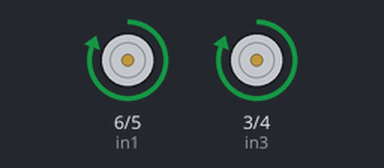
Recording of a sketch running on a simulated Arduino Uno, built with avr-gcc and run on an emulated ATmega328P. On the bench: motor-driver pin pairs drawn as motors (green arrow = first pin HIGH = forward, orange = second pin HIGH = backward, longer = more drive, scaled by the enable pin).

Above: at 3.0 s.
At 5.5 s:
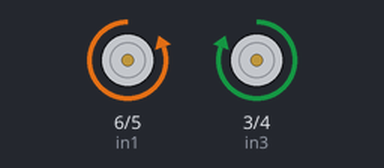
At 6.5 s:
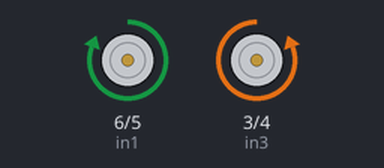
At 8.5 s:
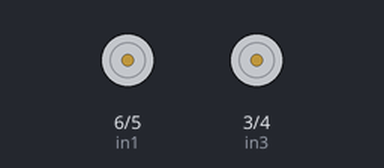
Timing chart, 0 to 11.4 s (numbered marks = the images above):
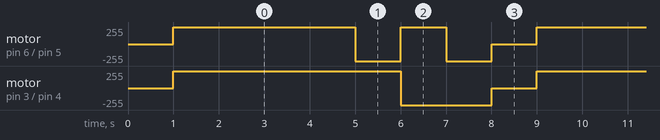

The sketch:

movment.ino
```cpp
// Motor right connections
int enA = 7;
int in1 = 6;
int in2 = 5;
// Motor left connections
int enB = 2;
int in3 = 3;
int in4 = 4;

void setup() {
  // Set all the motor control pins to outputs
  pinMode(enA, OUTPUT);
  pinMode(enB, OUTPUT);
  pinMode(in1, OUTPUT);
  pinMode(in2, OUTPUT);
  pinMode(in3, OUTPUT);
  pinMode(in4, OUTPUT);

  analogWrite(enA, 255);
  analogWrite(enB, 255);
  stope();
  delay(1000);

}

void loop() {
  forward();
  delay(2000);
  forward();
  delay(2000);
  left();
  delay(1000);
  right();
  delay(1000);
  reverse();
  delay(1000);
  stope();
  delay(1000);
}

void stope(){
   // Turn off motors - Initial state
  digitalWrite(in1, LOW);
  digitalWrite(in2, LOW);
  digitalWrite(in3, LOW);
  digitalWrite(in4, LOW);
  }
void forward(){
  // Turn on motor A & B
  digitalWrite(in1, HIGH);
  digitalWrite(in2, LOW);
  digitalWrite(in3, HIGH);
  digitalWrite(in4, LOW);
  }

void reverse(){
  digitalWrite(in1, LOW);
  digitalWrite(in2, HIGH);
  digitalWrite(in3, LOW);
  digitalWrite(in4, HIGH);
  }

void left(){
  digitalWrite(in1, LOW);
  digitalWrite(in2, HIGH);
  digitalWrite(in3, HIGH);
  digitalWrite(in4, LOW);
  }

void right(){
  digitalWrite(in1, HIGH);
  digitalWrite(in2, LOW);
  digitalWrite(in3, LOW);
  digitalWrite(in4, HIGH);
  }
```

Measured:
- by itself, motor on pin 3 (in3) / pin 4 (in4): repeats every 8.0 s: backward 255/255 2.0 s, stopped 1.0 s, forward 255/255 5.0 s
- by itself, motor on pin 6 (in1) / pin 5 (in2): repeats every 8.0 s: backward 255/255 1.0 s, forward 255/255 1.0 s, backward 255/255 1.0 s, stopped 1.0 s, forward 255/255 4.0 s
